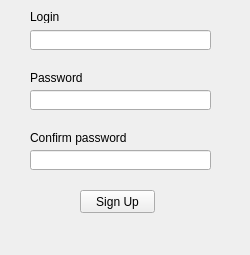
<?xml version="1.0" encoding="UTF-8"?>
<ui version="4.0">
 <class>MainWindow</class>
 <widget class="QMainWindow" name="MainWindow">
  <property name="geometry">
   <rect>
    <x>0</x>
    <y>0</y>
    <width>250</width>
    <height>255</height>
   </rect>
  </property>
  <property name="windowTitle">
   <string>SignUp</string>
  </property>
  <widget class="QWidget" name="centralwidget">
   <widget class="QLineEdit" name="login_ln">
    <property name="geometry">
     <rect>
      <x>30</x>
      <y>30</y>
      <width>181</width>
      <height>20</height>
     </rect>
    </property>
   </widget>
   <widget class="QLabel" name="label">
    <property name="geometry">
     <rect>
      <x>30</x>
      <y>10</y>
      <width>47</width>
      <height>13</height>
     </rect>
    </property>
    <property name="text">
     <string>Login</string>
    </property>
   </widget>
   <widget class="QPushButton" name="sign_up_btn">
    <property name="geometry">
     <rect>
      <x>80</x>
      <y>190</y>
      <width>75</width>
      <height>23</height>
     </rect>
    </property>
    <property name="text">
     <string>Sign Up</string>
    </property>
   </widget>
   <widget class="QLabel" name="label_2">
    <property name="geometry">
     <rect>
      <x>30</x>
      <y>70</y>
      <width>131</width>
      <height>16</height>
     </rect>
    </property>
    <property name="text">
     <string>Password</string>
    </property>
   </widget>
   <widget class="QLineEdit" name="password_ln">
    <property name="geometry">
     <rect>
      <x>30</x>
      <y>90</y>
      <width>181</width>
      <height>20</height>
     </rect>
    </property>
   </widget>
   <widget class="QLabel" name="label_3">
    <property name="geometry">
     <rect>
      <x>30</x>
      <y>130</y>
      <width>131</width>
      <height>16</height>
     </rect>
    </property>
    <property name="text">
     <string>Confirm password</string>
    </property>
   </widget>
   <widget class="QLineEdit" name="confirm_ln">
    <property name="geometry">
     <rect>
      <x>30</x>
      <y>150</y>
      <width>181</width>
      <height>20</height>
     </rect>
    </property>
   </widget>
  </widget>
 </widget>
 <resources/>
 <connections/>
</ui>
